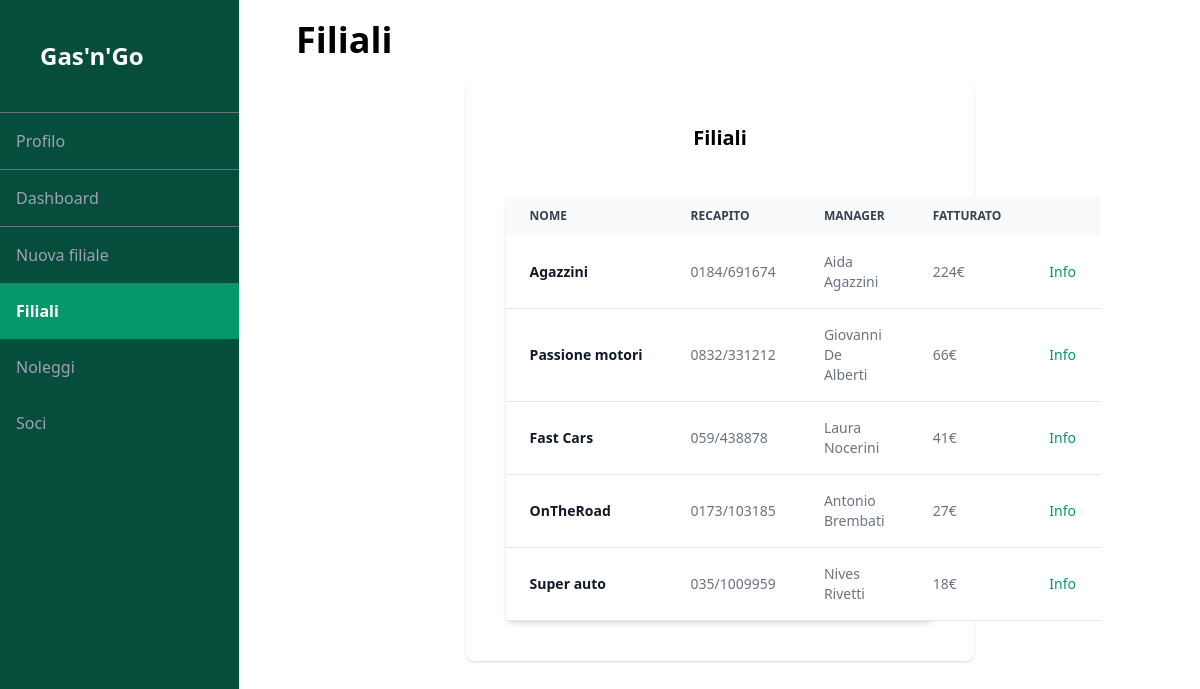
The page /gas_n_go/resources/branches/index.php (signed in) on the database its author committed.
### tables this page shows
CREATE TABLE `filiale` (
  `nome` varchar(255) NOT NULL,
  `data_di_apertura` date NOT NULL,
  `via` varchar(255) NOT NULL,
  `numero_di_telefono` varchar(15) NOT NULL,
  `manager` char(16) DEFAULT NULL,
  PRIMARY KEY (`nome`),
  KEY `manager` (`manager`),
  CONSTRAINT `filiale_ibfk_1` FOREIGN KEY (`manager`) REFERENCES `manager` (`cf`) ON DELETE SET NULL ON UPDATE CASCADE
);

### gas_n_go/app/Controllers/BranchesController.php (called while the page is built, shortened)
<?php
require_once(__DIR__ . '/../Models/Branch.php');
class BranchesController extends Controller
{
    public static function index(User $auth)
    {
        $actions = array(
            new Action('Info', 'branches/show.php?', array('nome'), Action::SELECT),
        );
        $table = Branch::getBranchesTable($actions);
        include(__DIR__ . '/../Views/Branches/index.php');
    }
}

### gas_n_go/app/Models/Branch.php (called while the page is built, shortened)
<?php
class Branch
{
    public static function getBranchesTable($actions = NULL)
    {
        $tHeaders = array(
            'nome', 'recapito', 'manager', 'fatturato'
        );
        return new Table($tHeaders, 'nome', self::readAll(), $actions);
    }
    public static function readAll()
    {
        $db = new DB();
        $query = '
            SELECT f.nome,
            f.numero_di_telefono, CONCAT(m.nome, " ", m.cognome) AS manager,
            CONCAT(SUM(o.costo),"€") AS revenue
            FROM filiale AS f
            JOIN manager AS m ON m.cf = f.manager
            LEFT JOIN noleggio AS n ON n.filiale = f.nome
            LEFT JOIN noleggiocheckout AS o ON o.noleggio = n.codice_noleggio
            GROUP BY f.nome
            ORDER BY SUM(o.costo) DESC, f.nome ASC
        ';
        $result = $db->getAll($db->query($query));
        return $result;
    }
}

### gas_n_go/app/Database/config.ini.php (called while the page is built)
<?php
$host = 'localhost';
$db_name = 'gas_n_go';
$db_user = 'root';
$db_password = '';

### gas_n_go/app/Database/DB.php (called while the page is built, shortened)
<?php
class DB
{
    private $host;
    private $db_name;
    private $user;
    private $password;
    private $pdo;
    public function __construct()
    {
        include('config.ini.php');
        $this->host = $host;
        $this->db_name = $db_name;
        $this->user = $db_user;
        $this->password = $db_password;
    }
    protected function connect()
    {
        $dsn = 'mysql:host=' . $this->host . ';dbname=' . $this->db_name;
        $options = [
            PDO::ATTR_DEFAULT_FETCH_MODE => PDO::FETCH_ASSOC
        ];
        try {
            $this->pdo = new PDO($dsn, $this->user, $this->password, $options);
        } catch (PDOException) {
            exit('Error 500');
        }
    }
    public function disconnect()
    {
        $this->pdo = null;
    }
    public function query($query)
    {
        try {
            return $this->pdo->query($query);
        } catch (PDOException) {
            if ($this->pdo->inTransaction())
                $this->rollBack();
            exit('Error 500');
        }
    }
    public function getAll($stmt)
    {
        return $stmt->rowCount() === 0 ? NULL : $stmt->fetchAll();
    }
}

### gas_n_go/app/Models/Table.php (called while the page is built, shortened)
<?php
class Table
{
    public function __construct($tableHeaders, $rowHeader, $rowData, $actions = NULL)
    {
        $this->tableHeaders = str_replace('_', ' ', $tableHeaders);
        $this->rowHeader = $rowHeader;
        $this->rowData = $rowData;
        if (!is_null($actions))
            $this->actions = $actions;
    }
}

### gas_n_go/app/Models/Action.php (called while the page is built, shortened)
<?php
class Action
{
    public function __construct($title, $link, $queryParam, $color)
    {
        $this->title = $title;
        $this->link = $link;
        $this->queryParam = $queryParam;
        $this->color = $color;
    }
}

### gas_n_go/app/Views/Components/table.php (the view, shortened to what this page needs)
<div class="w-full shadow-md sm:rounded-lg mt-5">
    <?php
    if (is_null($table->rowData)) {
    ?>
        <p class="text-center p-4"> Non sono stati trovati valori </p>
    <?php
    } else { ?>
        <table class="table-auto w-full text-sm text-left text-gray-500">
            <thead class="text-xs text-gray-700 uppercase bg-gray-50 dark:bg-gray-700 dark:text-gray-400">
                <tr>
                    <?php
                    foreach ($table->tableHeaders as $header) {
                    ?>
                        <th cope="col" class="px-6 py-3 w-max">
                            <?= $header ?>
                        </th>
                    <?php } ?>
                    <?php
                    if (!is_null($table->actions))
                        foreach ($table->actions as $action) {
                    ?>
                        <th scope="col" class="px-6 py-3 w-0">
                        </th>
                    <?php } ?>
                </tr>
            </thead>
            <tbody>
                <?php
                foreach ($table->rowData as $row) {
                ?>
                    <tr class="bg-white border-b dark:bg-gray-800 dark:border-gray-700">
                        <?php
                        foreach ($row as $key => $value) {
                            $value = str_replace('_', ' ', $value);
                        ?>
                            <?php
                            if ($key === $table->rowHeader) {
                            ?>
                                <th scope="row" class="px-6 py-4 font-bold text-gray-900 dark:text-white whitespace-nowrap">
                                    <?=  $value ?>
                                </th>
                            <?php } else { ?>
                                <td class="px-6 py-4">
                                    <?= $value ?>
                                </td>
                            <?php } ?>
                        <?php } ?>
                        <?php
                        if (!is_null($table->actions))
                            foreach ($table->actions as $action) {
                                $queryString = '';
                                foreach ($action->queryParam as $key => $param) {
                                    $queryString .= $param . '=' . $row[$param];
                                }
                        ?>
                            <td class="px-6 py-4 text-right">
                                <a href="<?= $home . '/' . $action->link ?><?= $queryString ?>" class="font-medium <?= $action->color ?>">
                                    <?= $action->title ?>
                                </a>
                            </td>
                        <?php } ?>
                    </tr>
                <?php } ?>
            </tbody>
        </table>
    <?php } ?>
</div>

### rows shown on the page
filiale: nome "Agazzini", numero_di_telefono "0184/691674", value "Aida Agazzini", value "224€", title "Info"
filiale: nome "Passione motori", numero_di_telefono "0832/331212", value "Giovanni De Alberti", value "66€", title "Info"
filiale: nome "Fast Cars", numero_di_telefono "059/438878", value "Laura Nocerini", value "41€", title "Info"
filiale: nome "OnTheRoad", numero_di_telefono "0173/103185", value "Antonio Brembati", value "27€", title "Info"
filiale: nome "Super auto", numero_di_telefono "035/1009959", value "Nives Rivetti", value "18€", title "Info"

### other values the page prints
$operation->name "Nuova filiale"
$operation->name "Filiali"
$operation->name "Noleggi"
$operation->name "Soci"
$current_page "Filiali"
$header "NOME"
$header "RECAPITO"
$header "MANAGER"
$header "FATTURATO"
